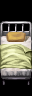

Rendered tile map (Tiled .tmx) drawn with the repository's tilesets; below, a short description and the map source with its tile grids summarised:
An orthogonal 1x3 tile map with 32x32 px tiles, 2 tile layers (objects, collision), 1 hidden layer not drawn, 4 tilesets.

<map version="1.0" orientation="orthogonal" width="1" height="3" tilewidth="32" tileheight="32">
 <tileset firstgid="1" name="furniture-modern" tilewidth="32" tileheight="32">
  <image source="../maps/graphics/tiles/furniture-modern.png" width="512" height="512" />
 </tileset>
 <tileset firstgid="257" name="furniture-placement" tilewidth="32" tileheight="32">
  <image source="../maps/graphics/tiles/furniture-placement.png" width="64" height="64" />
  <tile id="2">
   <properties>
    <property name="constraint" value="ground" />
   </properties>
  </tile>
  <tile id="3">
   <properties>
    <property name="constraint" value="wall" />
   </properties>
  </tile>
 </tileset>
 <tileset firstgid="261" name="collision" tilewidth="32" tileheight="32">
  <image source="../maps/graphics/tiles/collision.png" width="64" height="32" />
  <tile id="0">
   <properties>
    <property name="collision" value="short" />
   </properties>
  </tile>
 </tileset>
 <tileset firstgid="263" name="furniture-lab" tilewidth="32" tileheight="32">
  <image source="../maps/graphics/tiles/furniture-lab.png" width="512" height="512" />
 </tileset>
 <layer name="objects" width="1" height="3">
  <data>[3 cells, 3 non-empty, 3 distinct tile ids]</data>
 </layer>
 <layer name="constraints" width="1" height="3" visible="0">
  <data>[3 cells, 3 non-empty, 2 distinct tile ids]</data>
 </layer>
 <layer name="collision" width="1" height="3">
  <data>[3 cells, 2 non-empty, 1 distinct tile ids]</data>
 </layer>
</map>
